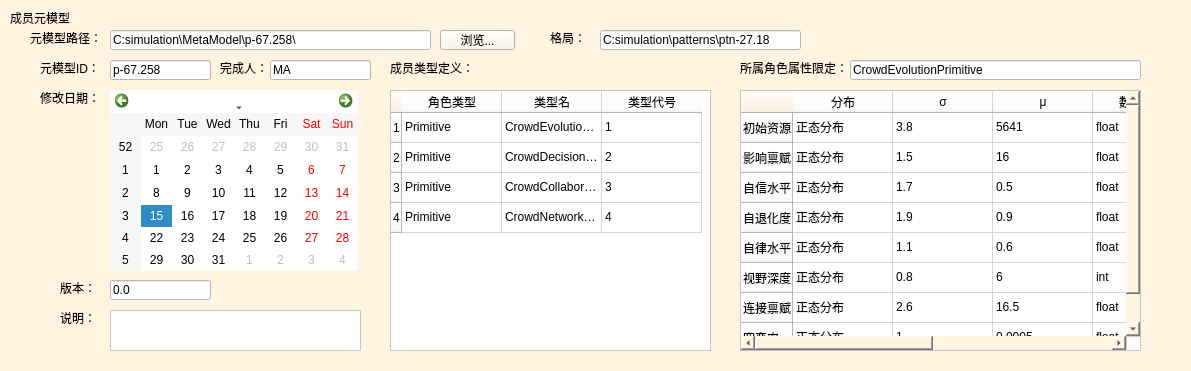
     <widget class="QWidget" name="widget_13" native="true">
      <property name="geometry">
       <rect>
        <x>10</x>
        <y>0</y>
        <width>1191</width>
        <height>371</height>
       </rect>
      </property>
      <property name="styleSheet">
       <string notr="true">background-color: rgb(255, 244, 224);</string>
      </property>
      <widget class="QLabel" name="label_11">
       <property name="geometry">
        <rect>
         <x>10</x>
         <y>10</y>
         <width>111</width>
         <height>16</height>
        </rect>
       </property>
       <property name="text">
        <string>成员元模型</string>
       </property>
      </widget>
      <widget class="QTableWidget" name="tableWidget">
       <property name="geometry">
        <rect>
         <x>740</x>
         <y>90</y>
         <width>401</width>
         <height>261</height>
        </rect>
       </property>
       <property name="styleSheet">
        <string notr="true">background-color: rgb(255, 255, 255);
</string>
       </property>
       <row>
        <property name="text">
         <string>初始资源</string>
        </property>
       </row>
       <row>
        <property name="text">
         <string>影响禀赋</string>
        </property>
       </row>
       <row>
        <property name="text">
         <string>自信水平</string>
        </property>
       </row>
       <row>
        <property name="text">
         <string>自退化度</string>
        </property>
       </row>
       <row>
        <property name="text">
         <string>自律水平</string>
        </property>
       </row>
       <row>
        <property name="text">
         <string>视野深度</string>
        </property>
       </row>
       <row>
        <property name="text">
         <string>连接禀赋</string>
        </property>
       </row>
       <row>
        <property name="text">
         <string>突变率</string>
        </property>
       </row>
       <column>
        <property name="text">
         <string>分布</string>
        </property>
       </column>
       <column>
        <property name="text">
         <string>σ</string>
        </property>
       </column>
       <column>
        <property name="text">
         <string>μ</string>
        </property>
       </column>
       <column>
        <property name="text">
         <string>数据类型</string>
        </property>
       </column>
       <column>
        <property name="text">
         <string>上限</string>
        </property>
       </column>
       <column>
        <property name="text">
         <string>下限</string>
        </property>
       </column>
       <item row="0" column="0">
        <property name="text">
         <string>正态分布</string>
        </property>
       </item>
       <item row="0" column="1">
        <property name="text">
         <string>3.8</string>
        </property>
       </item>
       <item row="0" column="2">
        <property name="text">
         <string>5641</string>
        </property>
       </item>
       <item row="0" column="3">
        <property name="text">
         <string>float</string>
        </property>
       </item>
       <item row="0" column="4">
        <property name="text">
         <string>11282</string>
        </property>
       </item>
       <item row="0" column="5">
        <property name="text">
         <string>0</string>
        </property>
       </item>
       <item row="1" column="0">
        <property name="text">
         <string>正态分布</string>
        </property>
       </item>
       <item row="1" column="1">
        <property name="text">
         <string>1.5</string>
        </property>
       </item>
       <item row="1" column="2">
        <property name="text">
         <string>16</string>
        </property>
       </item>
       <item row="1" column="3">
        <property name="text">
         <string>float</string>
        </property>
       </item>
       <item row="1" column="4">
        <property name="text">
         <string>32</string>
        </property>
       </item>
       <item row="1" column="5">
        <property name="text">
         <string>0</string>
        </property>
       </item>
       <item row="2" column="0">
        <property name="text">
         <string>正态分布</string>
        </property>
       </item>
       <item row="2" column="1">
        <property name="text">
         <string>1.7</string>
        </property>
       </item>
       <item row="2" column="2">
        <property name="text">
         <string>0.5</string>
        </property>
       </item>
       <item row="2" column="3">
        <property name="text">
         <string>float</string>
        </property>
       </item>
       <item row="2" column="4">
        <property name="text">
         <string>20</string>
        </property>
       </item>
       <item row="2" column="5">
        <property name="text">
         <string>0</string>
        </property>
       </item>
       <item row="3" column="0">
        <property name="text">
         <string>正态分布</string>
        </property>
       </item>
       <item row="3" column="1">
        <property name="text">
         <string>1.9</string>
        </property>
       </item>
       <item row="3" column="2">
        <property name="text">
         <string>0.9</string>
        </property>
       </item>
       <item row="3" column="3">
        <property name="text">
         <string>float</string>
        </property>
       </item>
       <item row="3" column="4">
        <property name="text">
         <string>20</string>
        </property>
       </item>
       <item row="3" column="5">
        <property name="text">
         <string>0</string>
        </property>
       </item>
       <item row="4" column="0">
        <property name="text">
         <string>正态分布</string>
        </property>
       </item>
       <item row="4" column="1">
        <property name="text">
         <string>1.1</string>
        </property>
       </item>
       <item row="4" column="2">
        <property name="text">
         <string>0.6</string>
        </property>
       </item>
       <item row="4" column="3">
        <property name="text">
         <string>float</string>
        </property>
       </item>
       <item row="4" column="4">
        <property name="text">
         <string>13</string>
        </property>
       </item>
       <item row="4" column="5">
        <property name="text">
         <string>0</string>
        </property>
       </item>
       <item row="5" column="0">
        <property name="text">
         <string>正态分布</string>
        </property>
       </item>
       <item row="5" column="1">
        <property name="text">
         <string>0.8</string>
        </property>
       </item>
       <item row="5" column="2">
        <property name="text">
         <string>6</string>
        </property>
       </item>
       <item row="5" column="3">
        <property name="text">
         <string>int</string>
        </property>
       </item>
       <item row="5" column="4">
        <property name="text">
         <string>15</string>
        </property>
       </item>
       <item row="5" column="5">
        <property name="text">
         <string>0</string>
        </property>
       </item>
       <item row="6" column="0">
        <property name="text">
         <string>正态分布</string>
        </property>
       </item>
       <item row="6" column="1">
        <property name="text">
         <string>2.6</string>
        </property>
       </item>
       <item row="6" column="2">
        <property name="text">
         <string>16.5</string>
        </property>
       </item>
       <item row="6" column="3">
        <property name="text">
         <string>float</string>
        </property>
       </item>
       <item row="6" column="4">
        <property name="text">
         <string>32</string>
        </property>
       </item>
       <item row="6" column="5">
        <property name="text">
         <string>0</string>
        </property>
       </item>
       <item row="7" column="0">
        <property name="text">
         <string>正态分布</string>
        </property>
       </item>
       <item row="7" column="1">
        <property name="text">
         <string>1</string>
        </property>
       </item>
       <item row="7" column="2">
        <property name="text">
         <string>0.0005</string>
        </property>
       </item>
       <item row="7" column="3">
        <property name="text">
         <string>float</string>
        </property>
       </item>
       <item row="7" column="4">
        <property name="text">
         <string>0.001</string>
        </property>
       </item>
       <item row="7" column="5">
        <property name="text">
         <string>0</string>
        </property>
       </item>
      </widget>
      <widget class="QLineEdit" name="lineEdit_67">
       <property name="geometry">
        <rect>
         <x>110</x>
         <y>30</y>
         <width>321</width>
         <height>20</height>
        </rect>
       </property>
       <property name="styleSheet">
        <string notr="true">background-color: rgb(255, 255, 255);
</string>
       </property>
       <property name="text">
        <string>C:simulation\MetaModel\p-67.258\</string>
       </property>
      </widget>
      <widget class="QPushButton" name="pushButton_30">
       <property name="geometry">
        <rect>
         <x>440</x>
         <y>30</y>
         <width>75</width>
         <height>20</height>
        </rect>
       </property>
       <property name="text">
        <string>浏览...</string>
       </property>
      </widget>
      <widget class="QLabel" name="label_17">
       <property name="geometry">
        <rect>
         <x>30</x>
         <y>30</y>
         <width>71</width>
         <height>16</height>
        </rect>
       </property>
       <property name="text">
        <string>元模型路径：</string>
       </property>
      </widget>
      <widget class="QTextEdit" name="textEdit">
       <property name="geometry">
        <rect>
         <x>110</x>
         <y>310</y>
         <width>251</width>
         <height>41</height>
        </rect>
       </property>
       <property name="styleSheet">
        <string notr="true">background-color: rgb(255, 255, 255);</string>
       </property>
      </widget>
      <widget class="QLabel" name="label_18">
       <property name="geometry">
        <rect>
         <x>60</x>
         <y>310</y>
         <width>31</width>
         <height>16</height>
        </rect>
       </property>
       <property name="text">
        <string>说明：</string>
       </property>
      </widget>
      <widget class="QLabel" name="label_19">
       <property name="geometry">
        <rect>
         <x>40</x>
         <y>60</y>
         <width>61</width>
         <height>16</height>
        </rect>
       </property>
       <property name="text">
        <string>元模型ID：</string>
       </property>
      </widget>
      <widget class="QLineEdit" name="lineEdit_68">
       <property name="geometry">
        <rect>
         <x>110</x>
         <y>60</y>
         <width>101</width>
         <height>20</height>
        </rect>
       </property>
       <property name="styleSheet">
        <string notr="true">background-color: rgb(255, 255, 255);
</string>
       </property>
       <property name="text">
        <string>p-67.258</string>
       </property>
      </widget>
      <widget class="QLabel" name="label_23">
       <property name="geometry">
        <rect>
         <x>220</x>
         <y>60</y>
         <width>51</width>
         <height>16</height>
        </rect>
       </property>
       <property name="text">
        <string>完成人：</string>
       </property>
      </widget>
      <widget class="QLineEdit" name="lineEdit_69">
       <property name="geometry">
        <rect>
         <x>270</x>
         <y>60</y>
         <width>101</width>
         <height>20</height>
        </rect>
       </property>
       <property name="styleSheet">
        <string notr="true">background-color: rgb(255, 255, 255);
</string>
       </property>
       <property name="text">
        <string>MA</string>
       </property>
      </widget>
      <widget class="QLabel" name="label_24">
       <property name="geometry">
        <rect>
         <x>40</x>
         <y>90</y>
         <width>61</width>
         <height>16</height>
        </rect>
       </property>
       <property name="text">
        <string>修改日期：</string>
       </property>
      </widget>
      <widget class="QCalendarWidget" name="calendarWidget">
       <property name="geometry">
        <rect>
         <x>110</x>
         <y>90</y>
         <width>248</width>
         <height>181</height>
        </rect>
       </property>
       <property name="styleSheet">
        <string notr="true">background-color: rgb(255, 255, 255);
border-color: rgb(249, 255, 176);</string>
       </property>
      </widget>
      <widget class="QLabel" name="label_25">
       <property name="geometry">
        <rect>
         <x>390</x>
         <y>60</y>
         <width>81</width>
         <height>16</height>
        </rect>
       </property>
       <property name="text">
        <string>成员类型定义：</string>
       </property>
      </widget>
      <widget class="QTableWidget" name="tableWidget_2">
       <property name="geometry">
        <rect>
         <x>390</x>
         <y>90</y>
         <width>321</width>
         <height>261</height>
        </rect>
       </property>
       <property name="styleSheet">
        <string notr="true">background-color: rgb(255, 255, 255);
</string>
       </property>
       <row>
        <property name="text">
         <string>1</string>
        </property>
       </row>
       <row>
        <property name="text">
         <string>2</string>
        </property>
       </row>
       <row>
        <property name="text">
         <string>3</string>
        </property>
       </row>
       <row>
        <property name="text">
         <string>4</string>
        </property>
       </row>
       <column>
        <property name="text">
         <string>角色类型</string>
        </property>
       </column>
       <column>
        <property name="text">
         <string>类型名</string>
        </property>
       </column>
       <column>
        <property name="text">
         <string>类型代号</string>
        </property>
       </column>
       <item row="0" column="0">
        <property name="text">
         <string>Primitive</string>
        </property>
       </item>
       <item row="0" column="1">
        <property name="text">
         <string>CrowdEvolutionPrimitive</string>
        </property>
       </item>
       <item row="0" column="2">
        <property name="text">
         <string>1</string>
        </property>
       </item>
       <item row="1" column="0">
        <property name="text">
         <string>Primitive</string>
        </property>
       </item>
       <item row="1" column="1">
        <property name="text">
         <string>CrowdDecisionPrimitive</string>
        </property>
       </item>
       <item row="1" column="2">
        <property name="text">
         <string>2</string>
        </property>
       </item>
       <item row="2" column="0">
        <property name="text">
         <string>Primitive</string>
        </property>
       </item>
       <item row="2" column="1">
        <property name="text">
         <string>CrowdCollaborativePrimitive</string>
        </property>
       </item>
       <item row="2" column="2">
        <property name="text">
         <string>3</string>
        </property>
       </item>
       <item row="3" column="0">
        <property name="text">
         <string>Primitive</string>
        </property>
       </item>
       <item row="3" column="1">
        <property name="text">
         <string>CrowdNetworkRobustness</string>
        </property>
       </item>
       <item row="3" column="2">
        <property name="text">
         <string>4</string>
        </property>
       </item>
      </widget>
      <widget class="QLabel" name="label_26">
       <property name="geometry">
        <rect>
         <x>740</x>
         <y>60</y>
         <width>111</width>
         <height>16</height>
        </rect>
       </property>
       <property name="text">
        <string>所属角色属性限定：</string>
       </property>
      </widget>
      <widget class="QLineEdit" name="lineEdit_70">
       <property name="geometry">
        <rect>
         <x>850</x>
         <y>60</y>
         <width>291</width>
         <height>20</height>
        </rect>
       </property>
       <property name="styleSheet">
        <string notr="true">background-color: rgb(255, 255, 255);
</string>
       </property>
       <property name="text">
        <string>CrowdEvolutionPrimitive</string>
       </property>
      </widget>
      <widget class="QLabel" name="label_27">
       <property name="geometry">
        <rect>
         <x>60</x>
         <y>280</y>
         <width>31</width>
         <height>16</height>
        </rect>
       </property>
       <property name="text">
        <string>版本：</string>
       </property>
      </widget>
      <widget class="QLineEdit" name="lineEdit_71">
       <property name="geometry">
        <rect>
         <x>110</x>
         <y>280</y>
         <width>101</width>
         <height>20</height>
        </rect>
       </property>
       <property name="styleSheet">
        <string notr="true">background-color: rgb(255, 255, 255);
</string>
       </property>
       <property name="text">
        <string>0.0</string>
       </property>
      </widget>
      <widget class="QLabel" name="label_31">
       <property name="geometry">
        <rect>
         <x>550</x>
         <y>30</y>
         <width>51</width>
         <height>16</height>
        </rect>
       </property>
       <property name="text">
        <string>格局：</string>
       </property>
      </widget>
      <widget class="QLineEdit" name="lineEdit_74">
       <property name="geometry">
        <rect>
         <x>600</x>
         <y>30</y>
         <width>201</width>
         <height>20</height>
        </rect>
       </property>
       <property name="styleSheet">
        <string notr="true">background-color: rgb(255, 255, 255);
</string>
       </property>
       <property name="text">
        <string>C:simulation\patterns\ptn-27.18</string>
       </property>
      </widget>
     </widget>
